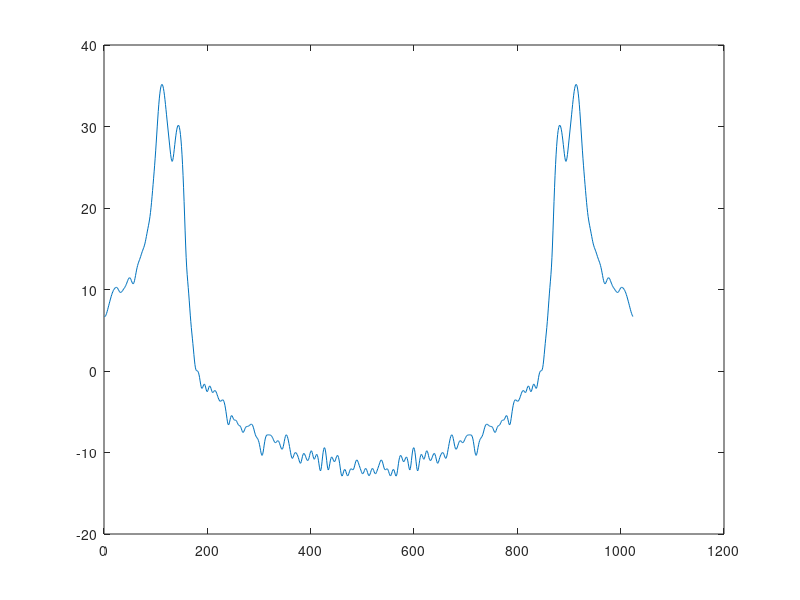

Reproduce this figure in MATLAB.
% Zhaoxin Hu, z1hu, A53273948
clc
clf
close all
clearvars

% generate 256-sample WSS Gaussian white noise
varr = 1; % unit variance
N = 2048; % number of samples
nw = 0:1:N-1; % samples index
w = sqrt(varr)*randn(N,1);

% generate system transfer function
num = [1, -0.9, 0.81];
den = [1, -2.76, 3.809, -2.654, 0.924];
sys = filt(num, den);

% output of the system for inputs with different number of samples
x = lsim(sys, w, nw); % 256 samples

% Welch estimate, using spectrogram
L = 128; % window length
ov = 0.5; % amount of overlap
R = (1-ov)*L; % hop size
K = floor((N-L)/R+1); % number of segments to average
nfft = 1024; % fft number of points
w = hamming(L); % hamming window
U = 1/L*sum(abs(w).^2); % normalization factor
xArr = w.*x(1:L);
for n = 1:K-1
    xArr = [xArr, w.*x(n*R+1:n*R+L)];
end
S = fft(xArr, nfft);
Welch = 1/(L*U)*mean(abs(S).^2,2);
WelchdB = 10*log10(Welch);
% S = spectrogram(x, L, L*ov, L, 'yaxis'); % spectrogram of x

% plot Welch
plot(WelchdB)